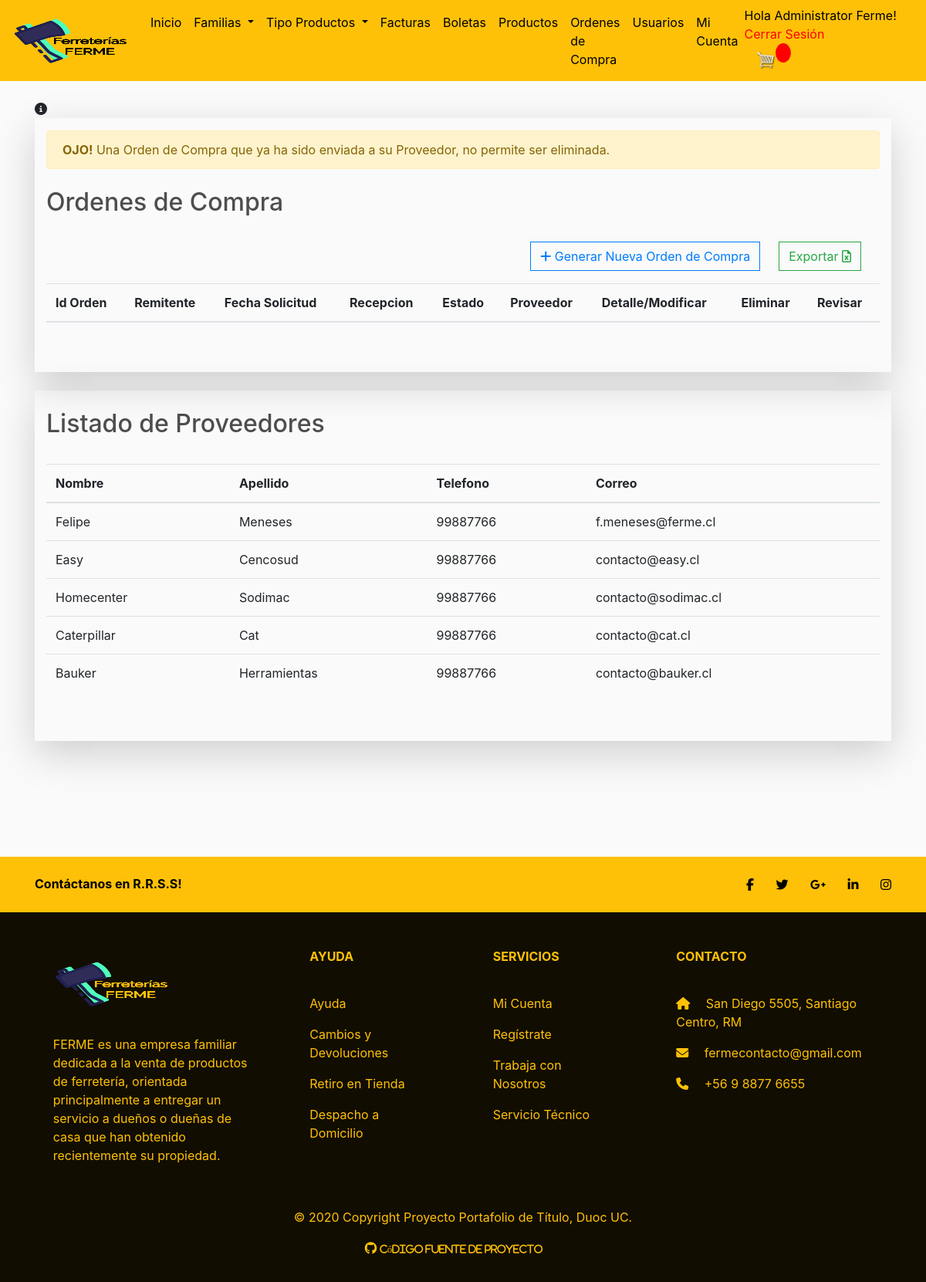
The page /adm-ordencompra (signed in) on the database its author committed.
### store/models.py (models this page shows, shortened)
class Profile(models.Model):
    user = models.OneToOneField(User, on_delete=models.CASCADE, null=True, blank=True)
    name = models.CharField(max_length=200, null=True)
    last_name = models.CharField(max_length=200, null=True)
    phone_number = models.CharField(max_length=200, null=True)
    email = models.CharField(max_length=200, null=True)
    tipo = models.CharField(default='Cliente', max_length=50, choices=TIPO_USUARIO)

### store/views.py (the view)
# urls.py: path("adm-ordencompra",views.adm_ordencompra, name='adm-ordencompra'),
@login_required
def adm_ordencompra(request):
    orden = OrdenCompra.objects.all()
    users = Profile.objects.filter(tipo='Proveedor')
    context={
        'orden': orden, 'users':users
    }
    return render(request, 'store/adm-ordencompra.html', context)

### store/models.py (called while the page is built)
    @property
    def is_admin(self):
        admin = False
        tipo = self.profile.tipo
        if (tipo == 'Administrator'):
            admin = True
        else:
            admin = False
        return admin

### store/templates/store/adm-ordencompra.html (shortened to what this page needs)
{% extends 'store/main.html'%}
{% load static %}
{% block content %}
<a data-toggle="modal" data-target="#exampleModalInfo"><i class="fa fa-info-circle" aria-hidden="true"></i></a>
<div class="pb-5 pt-3 container shadow-lg">
    <div class="alert alert-warning" role="alert" >
          <strong>OJO!</strong> Una Orden de Compra que ya ha sido enviada a su Proveedor, no permite ser eliminada.
    </div>
    <h2 class="pt-2 pb-4">Ordenes de Compra</h2>
    <a class="btn btn-outline-success mb-3" href="{% url 'exportar_ordenes'%}" style='float: right; margin-right: 2vw;'>
        Exportar <i class="fa fa-file-excel-o"></i></a>
        <a class="btn btn-outline-primary" href="{% url 'generar-ordencompra' %}" style='float: right; margin-right: 2vw;'>
        <i class="fa fa-plus"></i> Generar Nueva Orden de Compra</a>
    <table class="table ">
        <thead>
            <tr>
            	<th scope="col">Id Orden</th>
            	<th scope="col">Remitente</th>
                <th scope="col">Fecha Solicitud</th>
                <th scope="col">Recepcion</th>
                <th scope="col">Estado</th>
                <th scope="col">Proveedor</th>
                <th scope="col">Detalle/Modificar</th>
                <th scope="col">Eliminar</th>
                <th scope="col">Revisar</th>
            </tr>
        </thead>
    </table>
</div>
<br>
<div class="pb-5 pt-3 container shadow-lg">
    <h2 class="pt-2 pb-4">Listado de Proveedores</h2>
    <table class="table ">
        <thead>
            <tr>
                <th scope="col">Nombre</th>
                <th scope="col">Apellido</th>
                <th scope="col">Telefono</th>
                <th scope="col">Correo</th>
            </tr>
        </thead>
        <tbody>
            {% for u in users %}
            {% if u.user %}
            <tr>
                <td scope="row">{{u.name}}</td>
                <td scope="row">{{u.last_name}}</td>
                <td scope="row">{{u.phone_number}}</td>
                <td scope="row">{{u.email}}</td>
            </tr>
            {% endif %}
            {% endfor %}
        </tbody>
    </table>
</div>
{% endblock %}

### store/templates/store/main.html (shortened to what this page needs)
<!DOCTYPE html>
{% load static %}
<html>
<head>
	<link rel="stylesheet" href="https://stackpath.bootstrapcdn.com/bootstrap/4.4.1/css/bootstrap.min.css">
	<link rel="stylesheet" type="text/css" href="{% static 'css/main.css' %}">
	<link rel="stylesheet" href="https://use.fontawesome.com/releases/v5.6.1/css/all.css">
	<link rel="stylesheet" href="https://cdnjs.cloudflare.com/ajax/libs/font-awesome/4.7.0/css/font-awesome.min.css" >
</head>
<body>
	<nav class="navbar navbar-expand-lg navbar-dark bg-dark">
	  <a class="navbar-brand" href="{% url 'store' %}"><img src="{% static 'img/logo-ferme-b.png' %}" id="logo"/></a>
		<div class="collapse navbar-collapse" id="navbarSupportedContent">
	    	<ul class="navbar-nav mr-auto">
	      		<li class="nav-item active">
	        		<a class="nav-link"  style="color: black;" href="{% url 'store' %}">Inicio <span class="sr-only">(current)</span></a>
		  		</li>
		  		<li class=" nav-item active dropdown">
			        <a class="nav-link dropdown-toggle" data-toggle="dropdown" style="color: black;" href="#">Familias
			        </a>
			      </li>
			      <li class=" nav-item active dropdown">
			        <a class="nav-link dropdown-toggle" data-toggle="dropdown" style="color: black;" href="#">Tipo Productos
			        </a>
			      </li>
		  		<li class="nav-item active" id="adm-facturation">
	        		<a class="nav-link"  style="color: black;" href="{% url 'adm-factura' %}">Facturas</a>
		  		</li>
		  		<li class="nav-item active" id="adm-bill">
	        		<a class="nav-link"  style="color: black;" href="{% url 'adm-boleta' %}">Boletas</a>
		  		</li>
		  		<li class="nav-item active" id="adm-product">
	        		<a class="nav-link"  style="color: black;" href="{% url 'adm-producto' %}">Productos</a>
		  		</li>
		  		<li class="nav-item active" id="adm-order">
	        		<a class="nav-link"  style="color: black;" href="{% url 'adm-ordencompra' %}">Ordenes de Compra</a>
				  </li>
					<li class="nav-item active" id="adm-users">
	        		<a class="nav-link"  style="color: black;" href="{% url 'listado_usuarios' %}">Usuarios</a>
	        	  </li>
	        	  {% if user.is_authenticated %}
	        	  	<li class="nav-item active" id="cuenta">
						<a class="nav-link"  style="color: black;" href="{% url 'edit' user.id %}">Mi Cuenta</a>
					</li>
				   {% endif %}
			</ul>
		</div>
	    <div class="form-inline my-2 my-lg-0">
			{% if user.is_authenticated  %}
			<div style="padding-right: 10px; color: black;">Hola {{ user.profile.tipo }} {{ user.profile.name }}!
			<br><a href="{% url 'logout' %}" style="color: red;">Cerrar Sesión</a></div>
			{% else %}
  			<div style="padding-right: 10px; color: black;">No estás registrado
			<br><a href="{% url 'login' %}" style="color: green;">Iniciar Sesión</a></div>
			{% endif %}
	     	<a href="{% url 'cart' %}">
	    		<img  id="cart-icon" src="{% static 'img/cart.png' %}">
	    	</a>
	    	<p id="cart-total">{{cartItems}}</p>
	    </div>
	</nav>
    <div class="container">
            <br>
            {% block content %}
            {% endblock content %}
    </div>
<footer class="page-footer font-small unique-color-dark" style="background-color: #110d01">
  <div style="background-color: #FFC107;">
    <div class="container">
      <div class="row py-4 d-flex align-items-center">
        <div class="col-md-6 col-lg-5 text-center text-md-left mb-4 mb-md-0">
          <h6 class="mb-0" style="color: black;"><strong>Contáctanos en R.R.S.S!</strong></h6>
        </div>
        <div class="col-md-6 col-lg-7 text-center text-md-right" style="color: black;">
          <a class="fb-ic">
            <i class="fab fa-facebook-f white-text mr-4"> </i>
          </a>
          <a class="tw-ic">
            <i class="fab fa-twitter white-text mr-4"> </i>
          </a>
          <a class="gplus-ic">
            <i class="fab fa-google-plus-g white-text mr-4"> </i>
          </a>
          <a class="li-ic">
            <i class="fab fa-linkedin-in white-text mr-4"> </i>
          </a>
          <a class="ins-ic">
            <i class="fab fa-instagram white-text"> </i>
          </a>
        </div>
      </div>
    </div>
  </div>
  <div class="container text-center text-md-left mt-5">
    <div class="row mt-3">
      <div class="col-md-3 col-lg-4 col-xl-3 mx-auto mb-4">
        <div >
        <a class="navbar-brand" href="{% url 'store' %}"><img src="{% static 'img/logo-ferme-y.png' %}" id="logo"/></a></div>
        <hr class="deep-purple accent-2 mb-4 mt-0 d-inline-block mx-auto" style="width: 60px;" >
        <p style="text-align: left;">FERME es una empresa familiar dedicada a la venta de productos de ferretería, orientada principalmente a entregar un servicio a dueños o dueñas de casa que han obtenido recientemente su propiedad. </p>
      </div>
      <div class="col-md-2 col-lg-2 col-xl-2 mx-auto mb-4">
        <h6 class="text-uppercase font-weight-bold">Ayuda</h6>
        <hr class="deep-purple accent-2 mb-4 mt-0 d-inline-block mx-auto" style="width: 60px;">
        <p>
          Ayuda
        </p>
        <p>
          Cambios y Devoluciones
        </p>
        <p>
          Retiro en Tienda
        </p>
        <p>
          Despacho a Domicilio
        </p>
      </div>
      <div class="col-md-3 col-lg-2 col-xl-2 mx-auto mb-4">
        <h6 class="text-uppercase font-weight-bold">Servicios</h6>
        <hr class="deep-purple accent-2 mb-4 mt-0 d-inline-block mx-auto" style="width: 60px;">
        {% if request.user.is_authenticated %}
        <p>
          <a href="{% url 'edit' user.id %}">Mi Cuenta</a>
        </p>
        {% endif %}
        <p>
          <a href="{% url 'register' %}">Regístrate</a>
        </p>
        <p>
          Trabaja con Nosotros
        </p>
        <p>
          Servicio Técnico
        </p>
      </div>
      <div class="col-md-4 col-lg-3 col-xl-3 mx-auto mb-md-0 mb-4">
        <h6 class="text-uppercase font-weight-bold">Contacto</h6>
        <hr class="deep-purple accent-2 mb-4 mt-0 d-inline-block mx-auto" style="width: 60px;">
        <p>
          <i class="fas fa-home mr-3"></i> San Diego 5505, Santiago Centro, RM</p>
        <p>
          <i class="fas fa-envelope mr-3"></i> fermecontacto@gmail.com</p>
        <p>
          <i class="fas fa-phone mr-3"></i> +56 9 8877 6655</p>
      </div>
    </div>
  </div>
  <div class="footer-copyright text-center py-3" style="color: #FFC107;">
  	<p>© 2020 Copyright Proyecto Portafolio de Título, Duoc UC.</p>
  	<p>
	  	<a class="ins-ic" href="https://github.com/southernegro/ferme-multiuser" target="_blank">
		    <i class="fa fa-github text-center mr-4" style="color: #FFC107;" >
		    	<small>Código Fuente de Proyecto</small>
		    </i>
	  	</a>
	</p>
  </div>
</footer>
</body>
</html>

### static/css/main.css (style rules this page uses)
#logo { display: inline-block; vertical-align: top; width: 150px; height: 60px; margin-right: 5px; }
body { background-color: hsl(0, 0%, 98%); }
h1,h2,h3,h4,h5,h6 { color:hsl(0, 0%, 30%); }
.bg-dark { background-color: #FFC107!important; }
#cart-icon { width:25px; display: inline-block; margin-left: 15px; }
#cart-total { display: block; text-align: center; color:#fff; background-color: red; width: 20px; height: 25px; border-radius: 50%; font-size: 14px; }
.col-lg-4, .col-lg-6, .col-lg-8, .col-lg-12 { margin-top: 10px; }
.btn { border-radius: 0; }
footer { margin-top: 150px; }
footer p { color: #FFC107; }
footer h6 { color: #FFC107; }
footer a { color: #FFC107; }

### rows shown on the page
Profile: name "Felipe", last_name "Meneses", phone_number "99887766", email "f.meneses@ferme.cl"
Profile: name "Easy", last_name "Cencosud", phone_number "99887766", email "contacto@easy.cl"
Profile: name "Homecenter", last_name "Sodimac", phone_number "99887766", email "contacto@sodimac.cl"
Profile: name "Caterpillar", last_name "Cat", phone_number "99887766", email "contacto@cat.cl"
Profile: name "Bauker", last_name "Herramientas", phone_number "99887766", email "contacto@bauker.cl"

### other values the page prints
{{ user.profile.tipo }} "Administrator"
{{ user.profile.name }} "Ferme"
